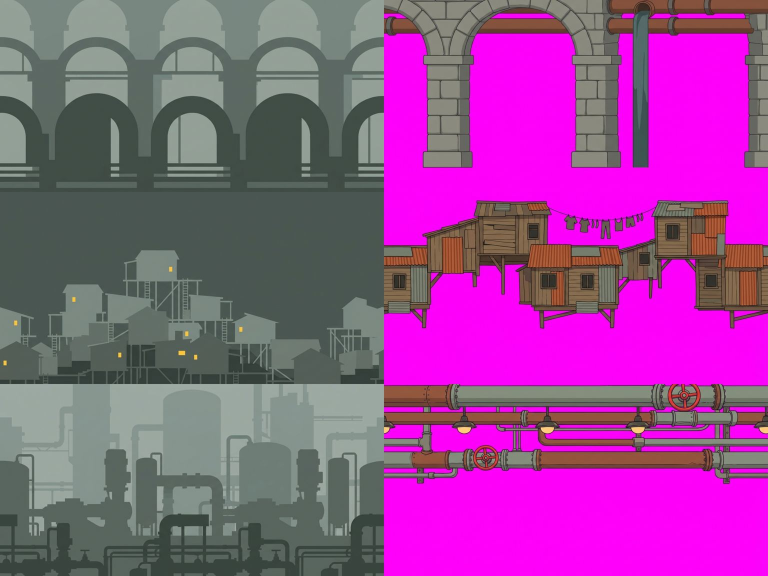
#> input picture Gemini/_tmp/bg22_raw.jpg, 1536 x 1152 px (shown at 1/2 size)
$ python -i tile.py   (imports and definitions only)   (older library calls are emulated)
#> lines starting #> are read from the running program, lines starting #| are printed output that depends on the picture
# 新设计的图层做成左右无缝：先把图左右对调（接缝挪到正中间），在接缝上盖一条纯绿色竖条，交给 Gemini 补画；
# 拿回来对齐，只取竖条那一段（两边羽化）贴回去，再对调回来。图的左右两头本来就是原图中间连着的内容，所以首尾一定接得上。
# 用法：
#   python3 tile.py prep <图层.png> <输出.jpg> [--band 0.14]          → 输出.jpg 和 输出.jpg.json
#   python3 tile.py fit  <Gemini 出图> <输出.jpg.json> <结果.png> [--alpha]
#     --alpha：图层有透明（品红背景），补画的竖条里也按品红抠
#     --union 像素：和竖条内容连在一起、原图那里透明的 Gemini 像素整块取过来（竖条两边各最多这么多像素），避免画出竖条的东西被羽化成半透明
#     --rows 0.26-0.78：只用这几行做对齐（Gemini 在品红区乱加了东西时）
import sys, json, numpy as np, cv2
UNION = 0
ROWS = None
from PIL import Image
import os; sys.path.insert(0, os.path.join(os.path.dirname(os.path.abspath(__file__)), '..', 'bg')); from key2 import key2   # Tools/bg/key2.py

GREEN = np.array([0, 255, 0], np.float32)
MAG = np.array([255, 0, 255], np.float32)

def load_rgba(p): return np.asarray(Image.open(p).convert('RGBA')).astype(np.float32)

# [14 lines left out: function prep, not called in this run]

def edges(rgb):
    g = cv2.cvtColor(np.clip(rgb, 0, 255).astype(np.uint8), cv2.COLOR_RGB2GRAY).astype(np.float32)
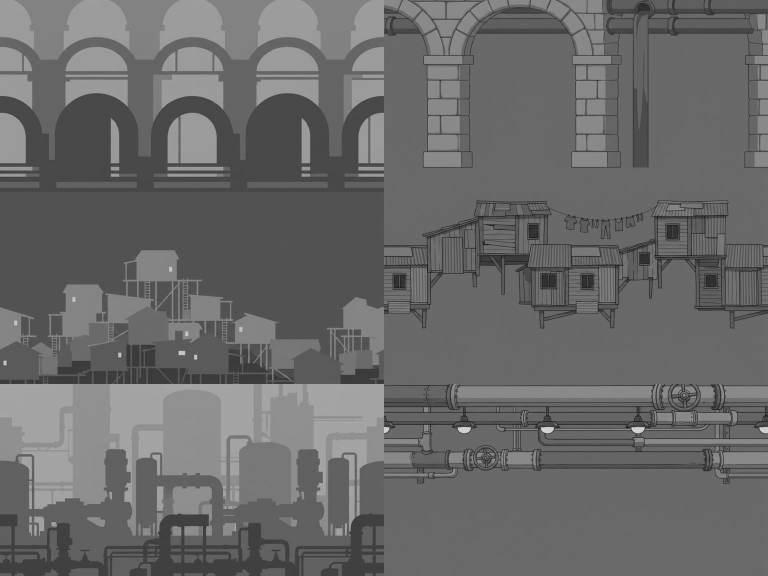
#> g: shape (1152, 1536) float32 (shown at 1/2 size); min 8, max 227, mean 105.5
    gx = cv2.Sobel(g, cv2.CV_32F, 1, 0, ksize=3); gy = cv2.Sobel(g, cv2.CV_32F, 0, 1, ksize=3)
#> after `gx = cv2.Sobel(g, cv2.CV_32F, 1, 0, ksize=3)`:
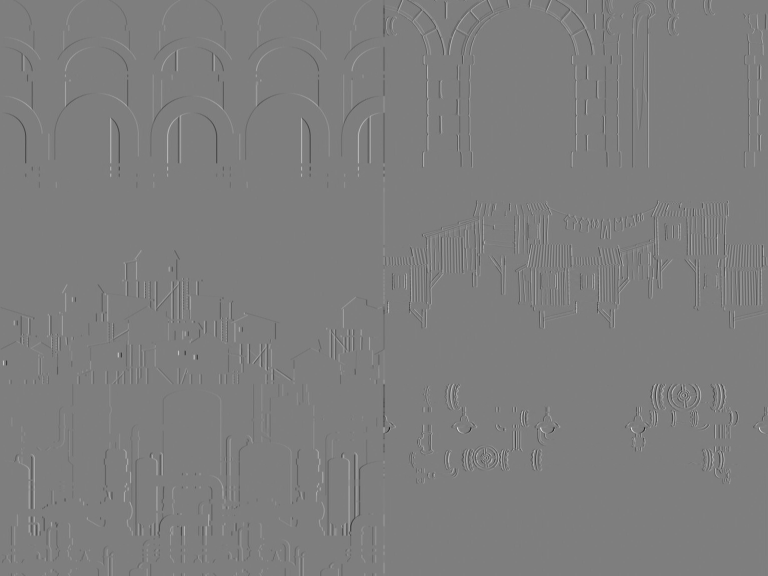
#> gx: shape (1152, 1536) float32 (shown at 1/2 size); min -685, max 697, mean 0; drawn with min black and max white
    m = np.sqrt(gx * gx + gy * gy); m = m / (np.percentile(m, 99) + 1e-3)
#> after `m = np.sqrt(gx * gx + gy * gy)`:
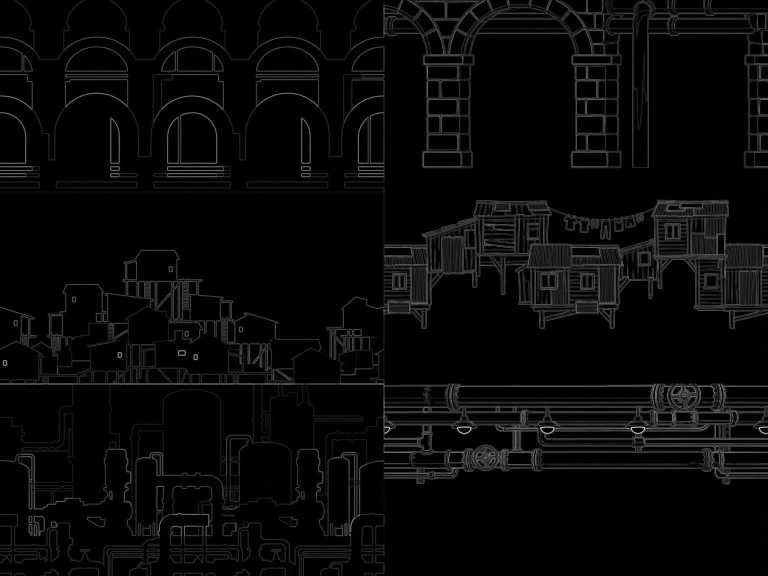
#> m: shape (1152, 1536) float32 (shown at 1/2 size); min 0, max 707.5, mean 24; drawn with min black and max white
    return cv2.GaussianBlur(np.clip(m, 0, 1.5), (0, 0), 2)
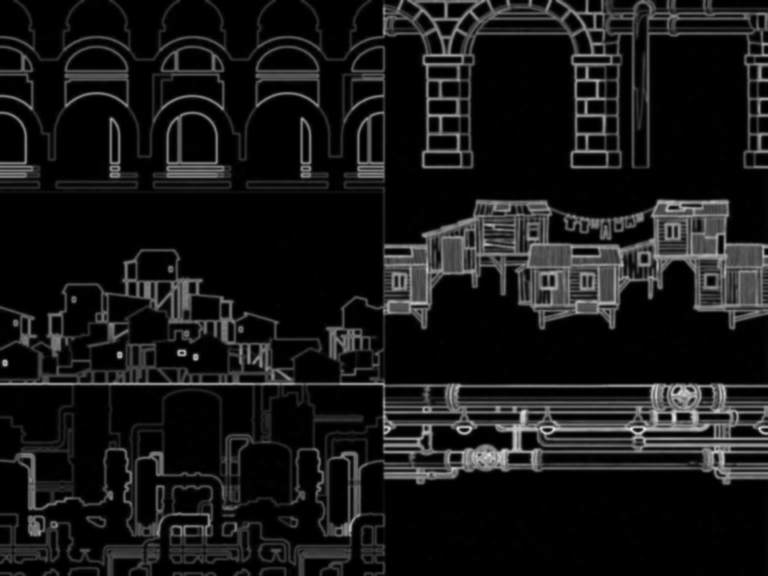
#> returned value: shape (1152, 1536) float32 (shown at 1/2 size); min 0, max 0.937, mean 0.0892

# [53 lines left out: function fit, not called in this run]

# [8 lines not run here, left out]

>>> import cv2
>>> picture = cv2.cvtColor(cv2.imread('../../Gemini/_tmp/bg22_raw.jpg'), cv2.COLOR_BGR2RGB)
>>> result = edges(picture)
